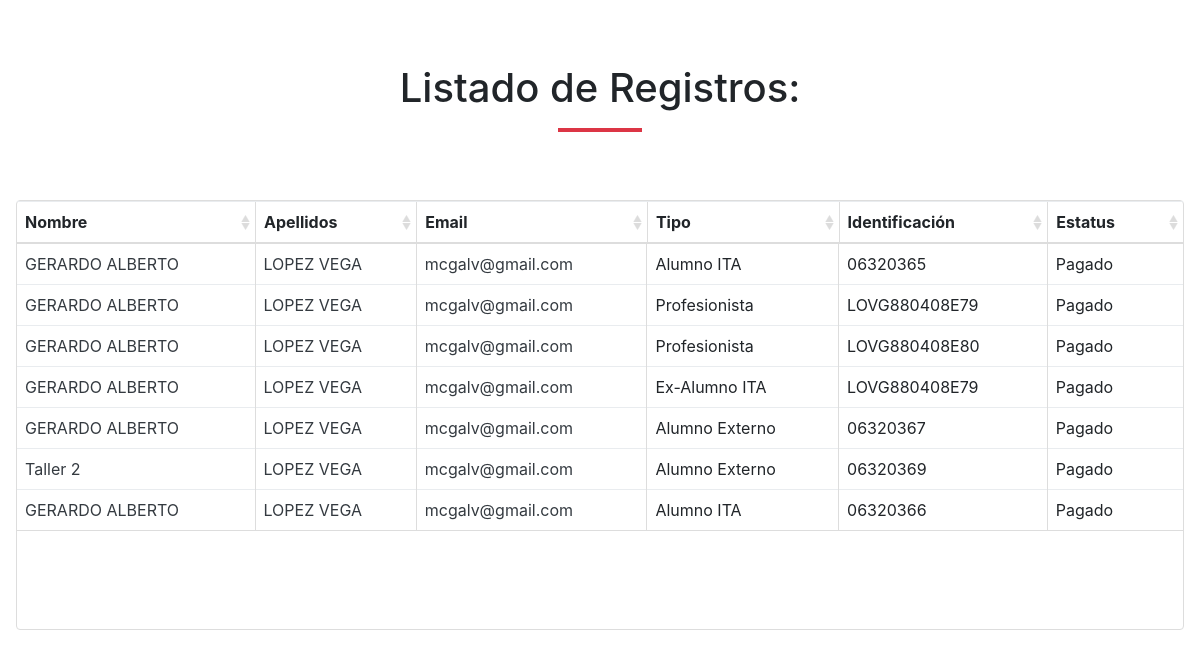
The app's page /registros/print/ (signed in) with its own data.
### registro/models.py (models this page shows, shortened)
class Registro(models.Model):
	TIPO_REGISTRO = [
		('alumno', 'Alumno del ITA'),
		('exalumno', 'Exalumno del ITA'),
		('alumno2', 'Alumno de otra institución'),
		('profesional', 'Profesionista')
	]
	ESTADOS = [
		("AGU","Aguascalientes"),
		("BCN","Baja California"),
		("BCS","Baja California Sur"),
		("CAM","Campeche"),
		("CHH","Chihuahua"),
		("CHP","Chiapas"),
		("COA","Coahuila"),
		("COL","Colima"),
		("DIF","Ciudad de México"),
		("DUR","Durango"),
		("GRO","Guerrero"),
		("GUA","Guanajuato"),
		("HID","Hidalgo"),
		("JAL","Jalisco"),
		("MEX","México"),
		("MIC","Michoacán"),
		("MOR","Morelos"),
		("NAY","Nayarit"),
		("NLE","Nuevo León"),
		("OAX","Oaxaca"),
		("PUE","Puebla"),
		("QUE","Querétaro"),
		("ROO","Quintana Roo"),
		("SIN","Sinaloa"),
		("SLP","San Luis Potosí"),
		("SON","Sonora"),
		("TAB","Tabasco"),
		("TAM","Tamaulipas"),
		("TLA","Tlaxcala"),
		("VER","Veracruz"),
		("YUC","Yucatán"),
		("ZAC","Zacatecas"),
	]
	CARRERAS = [
		("sistemas", "Ingeniería en Sistemas Computacionales"),
		("bioquimica", "Ingeniería Bioquímica"),
		("electromecanica", "Ingeniería Electromecánica"),
		("arquitectura", "Arquitectura"),
		("administracion", "Licenciatura en Administración"),
		("contabilidad", "Contador Público"),
		("gestion", "Ingenieria en Gestión Empresarial"),
	]
	SEMESTRES = [
		("1", "1"),
		("2", "2"),
		("3", "3"),
		("4", "4"),
		("5", "5"),
		("6", "6"),
		("7", "7"),
		("8", "8"),
		("9", "9"),
		("10", "10"),
		("11", "11"),
		("12", "12")
	]
	STATES = [
		("draft", "Pendiente"),
		("done", "Confirmado")
	]
	fecha_registro = models.DateField(auto_now_add=True)
	fecha_modificacion = models.DateField(auto_now=True)
	fecha_pago = models.DateField(null=True, blank=True)
	nombre = models.CharField(max_length=255)
	apellidop = models.CharField(max_length=255)
	apellidom = models.CharField(max_length=255)
	nocontrol = models.CharField(max_length=255, null=True, blank=True)
	rfc = models.CharField(max_length=255, null=True, blank=True)
	institucion = models.CharField(max_length=255)
	carrera = models.CharField(max_length=255, choices=CARRERAS, null=True, blank=True)
	semestre = models.CharField(max_length=255, choices=SEMESTRES, null=True, blank=True)
	email = models.EmailField(max_length=255)
	telefono = models.CharField(max_length=10)
	municipio = models.CharField(max_length=255)
	estado = models.CharField(max_length=255, choices=ESTADOS)
	tipo_registro = models.CharField(max_length=255, choices=TIPO_REGISTRO)
	state = models.CharField(max_length=255, choices=STATES)

### registro/views.py (the view)
# urls.py: path('registros/print/', views.registros_print, name="registros_print"),
@login_required
def registros_print(request):
	registros = Registro.objects.all()
	context = {
		"data" : registros
	}
	return render(request, "registro/registros_print.html", context)

### registro/templates/registro/registros_print.html (shortened to what this page needs)
{% extends 'baseadmin.html' %}
{% block content %}
<section >
<div class="row">
	<div class="col text-center">
		<h1>Listado de Registros:</h1>
		<hr class="divider red">
	</div>
</div>
<div class="row">
	<div class="col-12">
		<table class="table"
				data-search="false"
				data-click-to-select="false"
				data-show-columns="false"
				data-pagination="false"
				data-height="450"
				data-show-export="false"
				data-toolbar="#toolbar">
			<thead>
				<tr>
					<th data-field="nombre" data-sortable="true">Nombre</th>
					<th data-field="apellidop" data-sortable="true">Apellidos</th>
					<th data-field="email" data-sortable="true">Email</th>
					<th data-field="tipo" data-sortable="true">Tipo</th>
					<th data-field="identificacion" data-sortable="true">Identificación</th>
					<th data-field="state" data-sortable="true" data-formatter="stateFormatter">Estatus</th>
				</tr>
			</thead>
			<tbody>
				{% for row in data %}
				<tr>
					<td>
						<a href='{% url "registros_editar" row.id %}'>
							{{ row.nombre }}
						</a>
					</td>
					<td>
						<a href=''>{{ row.apellidop }} {{ row.apellidom }} </a>
					</td>
					<td>
						<a href=''>{{ row.email }} </a>
					</td>
					<td>
						{% if row.tipo_registro == 'profesional' %}
						Profesionista
						{% elif row.tipo_registro == 'alumno' %}
						Alumno ITA
						{% elif row.tipo_registro == 'exalumno' %}
						Ex-Alumno ITA
						{% else %}
						Alumno Externo
						{% endif %}
					</td>
					<td>
						{% if row.tipo_registro == 'profesional' %}
						{{ row.rfc }}
						{% elif row.tipo_registro == 'alumno' %}
						{{ row.nocontrol }}
						{% else %}
							{% if row.rfc %}
								{{ row.rfc }}
							{% elif row.nocontrol %}
								{{ row.nocontrol }}
							{% endif %}
						{% endif %}
					</td>
					<td>
					</td>
				</tr>
				{% endfor %}
			</tbody>
		</table>
	</div>
</div>
</section>
{% endblock %}

### templates/baseadmin.html (style rules this page uses)
a, a:hover { color: #343a40; }
section { margin-right: -15px; margin-left: -15px; padding: 4em 1em; }
hr.divider { border: 2px solid #17a2b8; margin-bottom: 3em; width: 80px; }
hr.divider.red { border: 2px solid #dc3545; }

### records on screen
Registro: nombre "GERARDO ALBERTO", apellidop "LOPEZ", apellidom "VEGA", email "mcgalv@gmail.com", tipo_registro "Alumno ITA", nocontrol "06320365"
Registro: nombre "GERARDO ALBERTO", apellidop "LOPEZ", apellidom "VEGA", email "mcgalv@gmail.com", tipo_registro "Profesionista", rfc "LOVG880408E79"
Registro: nombre "GERARDO ALBERTO", apellidop "LOPEZ", apellidom "VEGA", email "mcgalv@gmail.com", tipo_registro "Profesionista", rfc "LOVG880408E80"
Registro: nombre "GERARDO ALBERTO", apellidop "LOPEZ", apellidom "VEGA", email "mcgalv@gmail.com", tipo_registro "Ex-Alumno ITA", rfc "LOVG880408E79"
Registro: nombre "GERARDO ALBERTO", apellidop "LOPEZ", apellidom "VEGA", email "mcgalv@gmail.com", tipo_registro "Alumno Externo", nocontrol "06320367"
Registro: nombre "Taller 2", apellidop "LOPEZ", apellidom "VEGA", email "mcgalv@gmail.com", tipo_registro "Alumno Externo", nocontrol "06320369"
Registro: nombre "GERARDO ALBERTO", apellidop "LOPEZ", apellidom "VEGA", email "mcgalv@gmail.com", tipo_registro "Alumno ITA", nocontrol "06320366"
